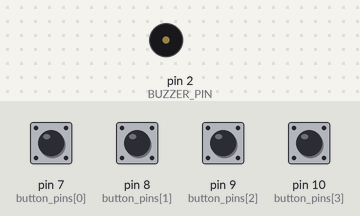
The sketch below on a simulated Arduino Uno, built with avr-gcc and run on an emulated ATmega328P. On the bench: buzzer (waves = sounding). Inputs (shaded band) come from the test bench; at power-on: pin 7 (button_pins[0]), pin 8 (button_pins[1]), pin 9 (button_pins[2]), pin 10 (button_pins[3]) LOW.

Above: at 1.2 s.
1.3 s: pin 7 (button_pins[0]) pulled HIGH for 0.15 s
At 1.39 s:
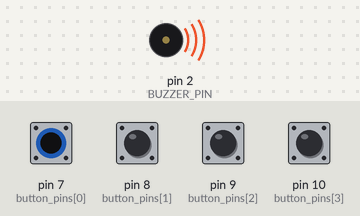
Timing chart, 0 to 4.3 s (numbered marks = the images above; inputs shaded):
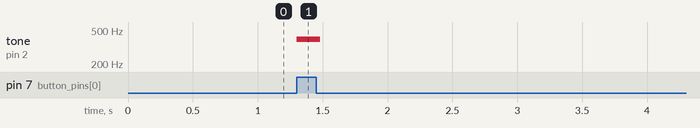

The sketch:

8N-TONE.ino
```cpp
/* thank you spark fun experiment */

#define BUZZER_PIN 2
#define SONG_LENGTH 18
#define BUTTON_ARR_SIZE 4
#define NUM_NOTES 4


int button_pins[BUTTON_ARR_SIZE] = {7,8,9,10}; // to hold pin numbers
int frequencies[NUM_NOTES] = { 392, 440, 494, 523 };//possible freqs
int duration =32;


void setup() {

  pinMode(BUZZER_PIN, OUTPUT);
  //go through each button pin and set mode
  for(int i=0; i< BUTTON_ARR_SIZE; i++){
      pinMode(button_pins[i], INPUT);
  }
  Serial.begin(9600);


}

void loop() {

  for(int i=0;i<BUTTON_ARR_SIZE;i++){

    if(digitalRead(button_pins[i])==HIGH){
      tone(BUZZER_PIN,frequencies[i],duration);
     // Serial.println(i);

    }
  }


}
```

Measured:
- after the input at 1.3 s, tone on pin 2 (BUZZER_PIN): silent → 392 Hz at once, → silent 0.18 s later
